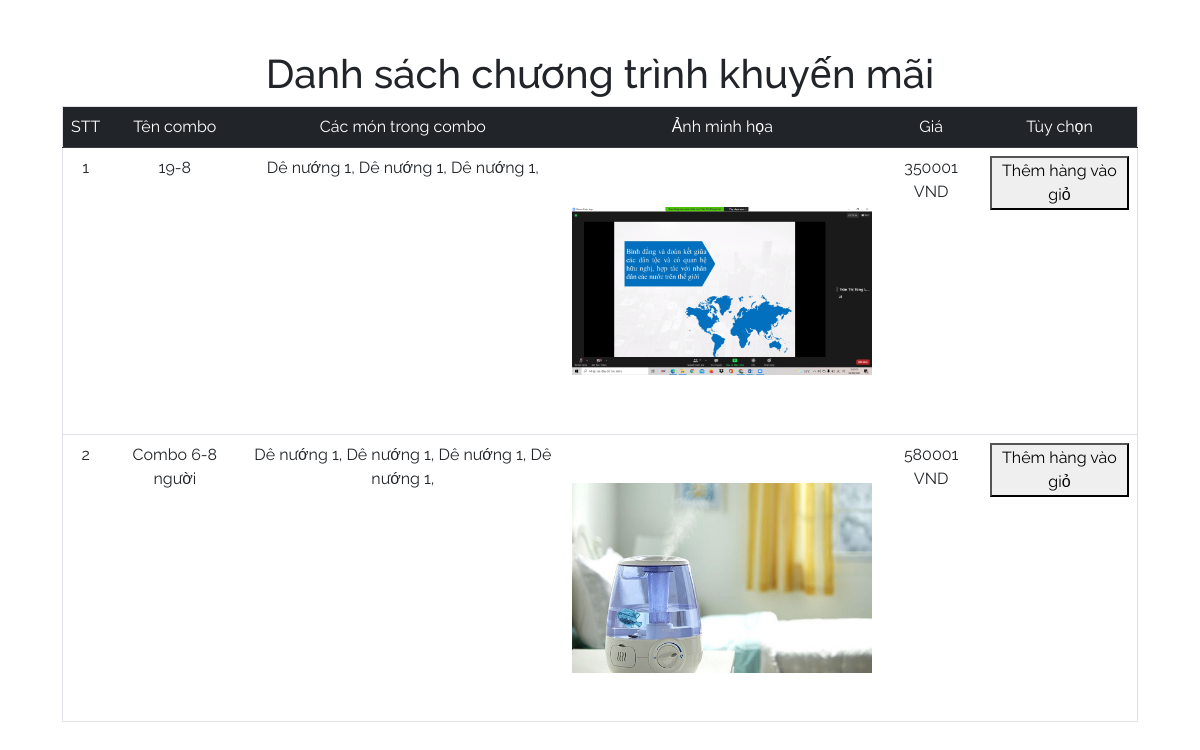
Screenshot of /user/xemcombo.php with the database file from the repository.
### tables this page shows
CREATE TABLE `combo` (
  `maCombo` int(10) NOT NULL,
  `tenCombo` varchar(30) NOT NULL,
  `gomMon` varchar(50) NOT NULL,
  `anh` varchar(40) NOT NULL,
  `GiaCB` int(11) NOT NULL
);

### user/xemcombo.php (the view, shortened to what this page needs)
<!DOCTYPE html>
<html lang="en">
<head>
    <title>Xem combo</title><link href="css/all.min.css" rel="stylesheet">
    <link href="css/bootstrap.min.css" rel="stylesheet">
    <link href="css/main.css" rel="stylesheet">
</head>
<body>
    <h1 class="container text-center " style="margin-top:50px">Danh sách chương trình khuyến mãi</h1>
    <div class="col-11 container text-center">
    <table border="1" cellspacing="" class="table">
        <thead class="table-dark">
        <tr>
            <td>STT</td>
            <td>Tên combo</td>
            <td>Các món trong combo</td>
            <td>Ảnh minh họa</td>
            <td>Giá</td>
            <td>Tùy chọn</td>
        </tr>
        </thead>
        <?php
        $count=1;
            include("\\xampp\\htdocs\\myproject\\connectDataBase.php");
            $sql="SELECT * from combo";
            $rs=mysqli_query($con,$sql);
            while($row=mysqli_fetch_assoc($rs)){
                $ds_id_mon=explode(" ",$row['gomMon']);
                $ds_ten_mon="";
                for($i=1;$i<count($ds_id_mon);$i++){
                    if($ds_id_mon[$i]==" "){
                        continue;
                    }
                    else{
                        $sql_tenmon="SELECT tenMon from monan";
                        $rs_mon=mysqli_query($con,$sql_tenmon);
                        if($rs_mon){
                            $row_mon=mysqli_fetch_assoc($rs_mon);
                            $ds_ten_mon.=($row_mon['tenMon'].", ");
                        }
                    }
                }
        ?>
        <tbody>
            <tr>
                <td><?=$count?></td>
                <td><?=$row['tenCombo']?></td>
                <td><?=$ds_ten_mon?></td>
                <td><img src="image/<?=$row['anh']?>" width="300px" height="270px" style="object-fit: contain; border-radius: 8px" /></td>
                <td><?=$row['GiaCB']?> VND</td>
                <td><a href="datcombo.php?maCB=<?=$row['maCombo']?>"><button>Thêm hàng vào giỏ</button></a></td>
            </tr>
        </tbody>
        <?php
                $count++;
            }
        ?>
    </table>
    </div>
</body>
</html>

### user/css/main.css (style rules this page uses)
body { font-family: 'Raleway', sans-serif; }

### rows the page displays
combo: tenCombo "19-8", ds_ten_mon "Dê nướng 1, Dê nướng 1, Dê nướng 1,", anh (picture), GiaCB "350001"
combo: tenCombo "Combo 6-8 người", ds_ten_mon "Dê nướng 1, Dê nướng 1, Dê nướng 1, Dê nướng 1,", anh (picture), GiaCB "580001"
